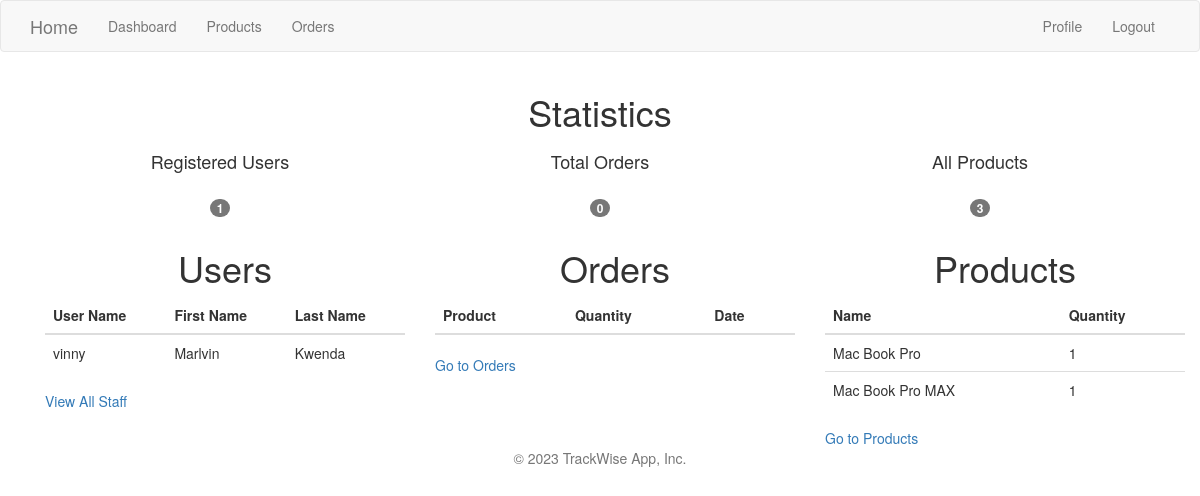
Screenshot of /dash (signed in) with the database file from the repository.
### app/models.py (models this page shows, shortened)
class User(UserMixin, db.Model):
    __tablename__ = "user"
    id = db.Column(db.Integer, primary_key=True)
    first_name = db.Column(db.String(64), index=True, unique=True)
    last_name = db.Column(db.String(64), index=True, unique=True)
    username = db.Column(db.String(64), index=True, unique=True)
    email = db.Column(db.String(120), index=True, unique=True)
    password_hash = db.Column(db.String(128))

class Product(db.Model):
    id = db.Column(db.Integer, primary_key=True)
    product_id = db.Column(db.String(20), nullable=True)
    name = db.Column(db.String(100), nullable=True)
    category = db.Column(db.String(20), nullable=True)
    quantity = db.Column(db.Integer, nullable=True)
    description = db.Column(db.String(200), nullable=True)
    date_created = db.Column(db.DateTime, nullable=True, default=datetime.utcnow())

### app/main/routes.py (the view)
@bp.route('/dash', methods=['GET', 'POST'])
@login_required
def dash():
    reg_users = User.query.count()
    all_orders = Order.query.count()
    all_products = Product.query.count()
    order_users = Order.query.all()
    users = User.query.limit(2).all()
    orders_adm = Order.query.limit(2).all()
    products = Product.query.limit(2).all()
    context = {
        "count_users": reg_users,
        "count_orders": all_orders,
        "count_products": all_products,
        "orders": order_users,
        "users": users,
        "products": products,
        "orders_adm": orders_adm
    }
    return render_template('dash.html' ,title='Dashboard', context=context)

### app/models.py (called while the page is built)
@login.user_loader
def load_user(id):
    return User.query.get(int(id))

### app/templates/dash.html (shortened to what this page needs)
{% extends 'base.html' %}
{% block app_content %}
{% if current_user.is_authenticated %}
<div class="container-fluid my-4">
    <div class="row align-items-start">
        <div class="col-md-12">
            <div class="card">
                <div class="card-header">
                    <h1 class="text-center">Statistics</h1>
                </div>
                <div class="card-body">
                    <div class="row">
                        <div class="col-md-4">
                            <div class="card text-center p-3">
                                <h4>Registered Users</h4>
                                <h3><span class="badge bg-primary rounded-pill">{{ context.count_users }}</span></h3>
                            </div>
                        </div>
                        <div class="col-md-4">
                            <div class="card text-center p-3">
                                <h4>Total Orders</h4>
                                <h3><span class="badge bg-primary rounded-pill">{{ context.count_orders }}</span></h3>
                            </div>
                        </div>
                        <div class="col-md-4">
                            <div class="card text-center p-3">
                                <h4>All Products </h4>
                                <h3><span class="badge bg-primary rounded-pill">{{ context.count_products }}</span></h3>
                            </div>
                        </div>
                    </div>
                </div>
            </div>
        </div>
    </div>
</div>
<div class="container my-4">
    <div class="row align-items-start">
        <div class="col-md-4">
            <div class="card">
                <div class="card-header">
                    <h1 class="text-center">Users</h1>
                </div>
                <div class="card-body">
                    <table class="table">
                        <thead class="table-light">
                            <tr>
                                <th scope="col">User Name</th>
                                <th scope="col">First Name</th>
                                <th scope="col">Last Name</th>
                            </tr>
                        </thead>
                        <tbody>
                            {% for user in context.users %}
                            <tr>
                                <td>{{ user.username }}</td>
                                <td>{{ user.first_name }}</td>
                                <td>{{ user.last_name }}</td>
                            </tr>
                            {% endfor %}
                        </tbody>
                    </table>
                    <a class="nav-link text-primary active" aria-current="page" href="{{url_for('main.users', username=current_user.username) }}">View All
                        Staff</a>
                </div>
            </div>
        </div>
        <div class="col-md-4">
            <div class="card">
                <div class="card-header">
                    <h1 class="text-center">Orders</h1>
                </div>
                <div class="card-body">
                    <table class="table">
                        <thead class="table-light">
                            <tr>
                                <th scope="col">Product</th>
                                <th scope="col">Quantity</th>
                                <th scope="col">Date</th>
                            </tr>
                        </thead>
                    </table>
                    <a class="nav-link text-primary active" aria-current="page" href="{{ url_for('main.orders', username=current_user.username) }}">Go to
                        Orders</a>
                </div>
            </div>
        </div>
        <div class="col-md-4">
            <div class="card">
                <div class="card-header">
                    <h1 class="text-center">Products</h1>
                </div>
                <div class="card-body">
                    <table class="table">
                        <thead class="table-light">
                            <tr>
                                <th scope="col">Name</th>
                                <th scope="col">Quantity</th>
                            </tr>
                        </thead>
                        <tbody>
                            {% for product in context.products %}
                            <tr>
                                <td>{{ product.name }}</td>
                                <td>{{ product.quantity }}</td>
                            </tr>
                            {% endfor %}
                        </tbody>
                    </table>
                    <a class="nav-link text-primary active" aria-current="page" href="{{ url_for('main.products') }}">Go to
                        Products</a>
                </div>
            </div>
        </div>
    </div>
</div>
</div>
{% endif%}
{% endblock %}

### app/static/css/styles.css (style rules this page uses)
:root { scroll-behavior: smooth; }
body { font-family: "Open Sans", sans-serif; color: #444444; }
a { color: #4154f1; text-decoration: none; }
h1, h2, h3, h4, h5, h6 { font-family: "Nunito", sans-serif; }

### rows the page displays
User: username "vinny", first_name "Marlvin", last_name "Kwenda"
Product: name "Mac Book Pro", quantity "1"
Product: name "Mac Book Pro MAX", quantity "1"

### other values shown
{{ context.count_users }} "1"
{{ context.count_orders }} "0"
{{ context.count_products }} "3"
